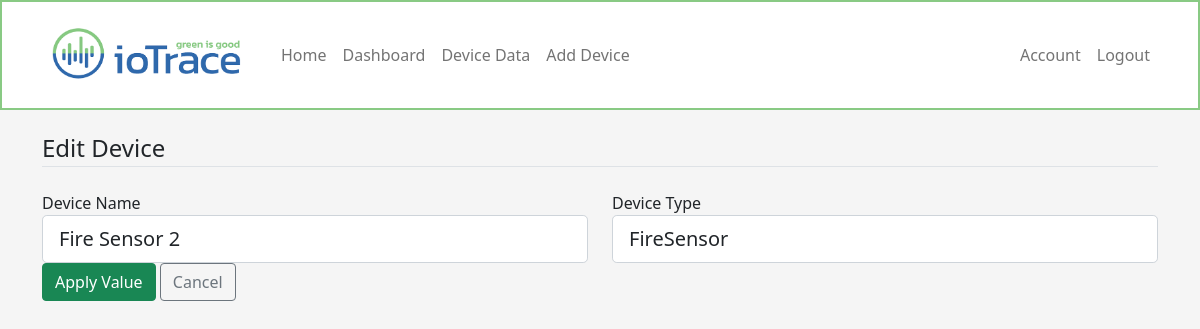
The app's page /dashboard/device/edit/2 (signed in), older data.
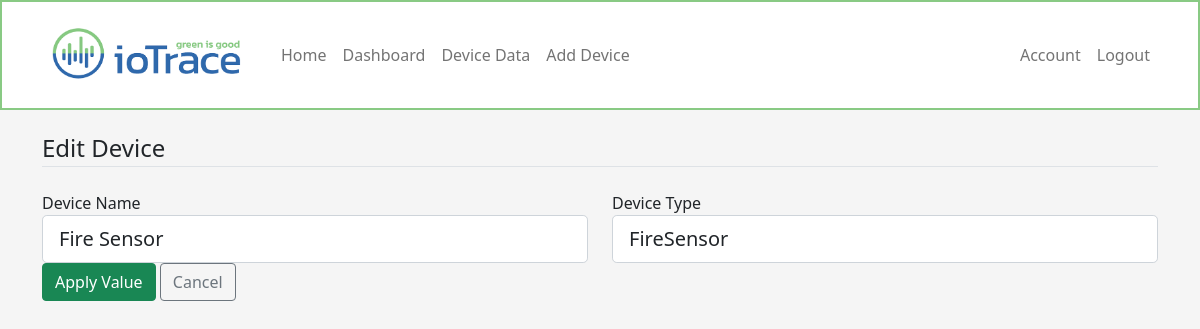
The same page, newer data.
### iotrace/models.py (models this page shows, shortened)
class Device(db.Model):
    id = db.Column(db.Integer, primary_key=True)
    devicename = db.Column(db.String(100), nullable=False)
    devicetype = db.Column(db.String(100), nullable=False)
    device_mac = db.Column(db.String(20), unique=True, nullable=False)
    user_id = db.Column(db.Integer, db.ForeignKey('user.id'), nullable=False)
    data_trackingdevice = db.relationship('TrackingDeviceData', cascade='all, delete-orphan', backref='ref_trackingdevice', lazy=True)
    data_firedevice = db.relationship('FireDeviceData', cascade='all, delete-orphan', backref='ref_firedevice', lazy=True)
    trigger_trackingdevice = db.relationship('TrackingDeviceTrigger', cascade='all, delete-orphan', backref='trig_track', lazy=True)

### iotrace/devices/routes.py (the view, shortened to what this page needs)
@devices.route('/dashboard/device/edit/<device_id>', methods=['GET', 'POST'])
@login_required
def edit_device(device_id):
    device = Device.query.get_or_404(device_id)
    if device.owner != current_user:
        abort(403)
    value = TrackingDeviceTrigger.query.filter_by(device_id=device.id).first()
    form = EditDeviceForm()
    if value:
        if form.validate_on_submit():
            device.devicename = form.devicename.data
            device.devicetype = form.devicetype.data
            value.mintemp = form.mintemp.data
            value.maxtemp = form.maxtemp.data
            value.minhumid = form.minhumid.data
            value.maxhumid = form.maxhumid.data
            value.minhpa = form.minhpa.data
            value.maxhpa = form.maxhpa.data
            db.session.commit()
            flash('Your device has been updated', 'success')
            return redirect(url_for('devices.curl_device', device_id=device.id))
        elif request.method == 'GET':
            form.devicename.data = device.devicename
            form.devicetype.data = device.devicetype
            form.mintemp.data = value.mintemp
            form.maxtemp.data = value.maxtemp
            form.minhumid.data = value.minhumid
            form.maxhumid.data = value.maxhumid
            form.minhpa.data = value.minhpa
            form.maxhpa.data = value.maxhpa
        return render_template('devices/edit_device.html', title='Update Device', form=form, device=device)

### iotrace/devices/forms.py
class EditDeviceForm(FlaskForm):
	devicename = StringField('Device Name', validators=[DataRequired(), Length(min=0, max=20)])
	devicetype = SelectField('Device Type', choices=[('track','Tracker'),('fire','FireSensor')], validators=[DataRequired()])
	mintemp = IntegerField('Device Min Temp', render_kw={"placeholder": "min temp"})
	maxtemp = IntegerField('Device Max Temp', render_kw={"placeholder": "max temp"})
	minhumid = IntegerField('Device Min Humid', render_kw={"placeholder": "min humid"})
	maxhumid = IntegerField('Device Max Humid', render_kw={"placeholder": "max humid"})
	minhpa = IntegerField('Device Min Hpa', render_kw={"placeholder": "min hpa"})
	maxhpa = IntegerField('Device Max Hpa', render_kw={"placeholder": "max hpa"})
	submit = SubmitField('Apply Value')

### iotrace/models.py (called while the page is built)
@login_manager.user_loader
def load_user(user_id):
    return User.query.get(int(user_id))

### iotrace/templates/devices/edit_device.html (shortened to what this page needs)
{% extends "layout.html" %}
{% set active_page = "edit_device" %}
{% block content %}
<form method="POST" action="">
    <fieldset class="form-group">
        <legend class="border-bottom mb-4">Edit Device</legend>
        <div class="row">
            <div class="col">
                <div class="form-group">
                    {{ form.devicename.label(class="form-control-label") }}
                    {% if form.devicename.errors %}
                        {{ form.devicename(class="form-control form-control-lg is-invalid") }}
                        <div class="invalid-feedback">
                            {% for error in form.devicename.errors %}
                                <span>{{ error }}</span>
                            {% endfor %}
                        </div>
                    {% else %}
                        {{ form.devicename(class="form-control form-control-lg") }}
                    {% endif %}
                </div>
            </div>
            <div class="col">
                <div class="form-group">
                    {{ form.devicetype.label(class="form-control-label") }}
                    {% if form.devicetype.errors %}
                        {{ form.devicetype(class="form-control form-control-lg is-invalid") }}
                        <div class="invalid-feedback">
                            {% for error in form.devicetype.errors %}
                                <span>{{ error }}</span>
                            {% endfor %}
                        </div>
                    {% else %}
                        {{ form.devicetype(class="form-control form-control-lg") }}
                    {% endif %}
                </div>
            </div>
        </div>
    </fieldset>
    <div class="form-group">
        {{ form.submit(class="btn btn-success") }} <a href="{{ url_for('devices.curl_device', device_id=device.id) }}" class="btn btn-outline-secondary">Cancel</a>
    </div>
</form>
{% endblock content %}

Row changes from the older to the newer data that the page shows:
changed Device "FireSensor": devicename "Fire Sensor 2" → "Fire Sensor"
